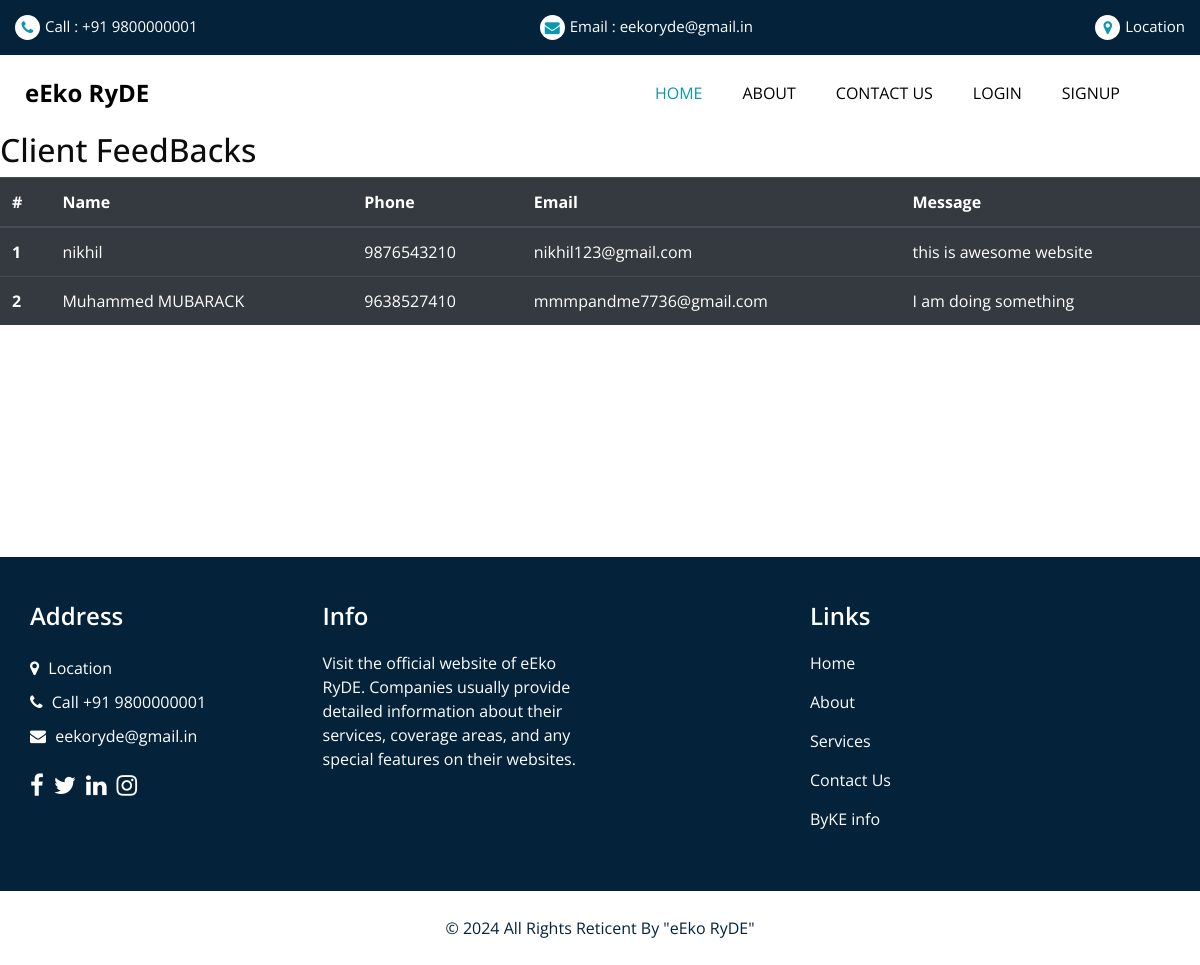
The page /feedback/ on the database its author committed.
### app1/models.py (models this page shows, shortened)
class Feedback(models.Model):
    name = models.CharField(max_length=30)
    phone = models.IntegerField()
    email = models.CharField(max_length=30)
    message = models.TextField()
    date_added = models.DateTimeField(auto_now_add=True)

### app1/views.py (the view)
# urls.py: path('feedback/',views.feedback,name='feedback'),
def feedback(request):
    f=Feedback.objects.all()
    return render(request,'feedback.html',{'feedback':f})

### templates/feedback.html (shortened to what this page needs)
{% extends 'index.html' %}
    {% block body_block %}
    <h2>Client FeedBacks</h2>
    <table class="table table-dark">
        <thead>
            <tr>
              <th scope="col">#</th>
              <th scope="col">Name</th>
              <th scope="col">Phone</th>
              <th scope="col">Email</th>
              <th scope="col">Message</th>
            </tr>
          </thead>
          <tbody>
            {% for i in feedback %}
            <tr>
              <th scope="row">{{i.id}}</th>
              <td>{{i.name}}</td>
              <td>{{i.phone}}</td>
              <td>{{i.email}}</td>
              <td>{{i.message}}</td>
            </tr>
            {% endfor %}
          </tbody>
    </table>
    <br>
    <br>
    <br>
    <br>
    <br>
    <br>
    <br>
    <br>
    <br>
    {% endblock %}

### static/css/style.css (style rules this page uses)
body { font-family: 'Open Sans', sans-serif; color: #0c0c0c; background-color: #ffffff; overflow-x: hidden; }

### rows shown on the page
Feedback: id "1", name "nikhil", phone "9876543210", email "nikhil123@gmail.com", message "this is awesome website"
Feedback: id "2", name "Muhammed MUBARACK", phone "9638527410", email "mmmpandme7736@gmail.com", message "I am doing something"
